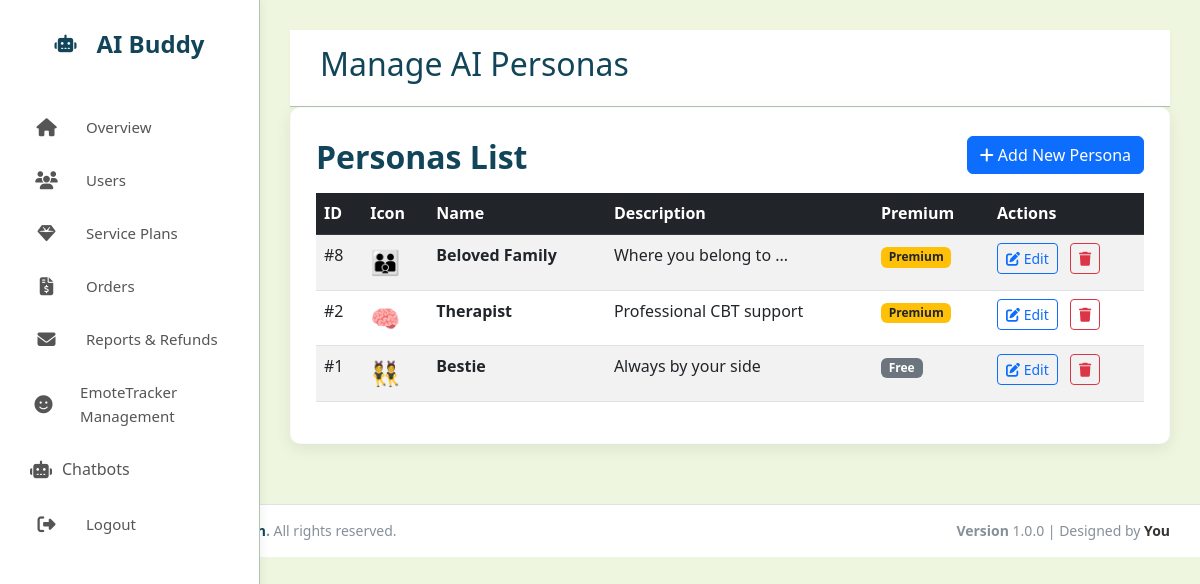
The page /admin_aibuddy/modules/chatbot/views/personas/index.php (signed in) on the database its author committed.
### tables this page shows
CREATE TABLE `persona` (
  `PersonaID` int(11) NOT NULL,
  `PersonaName` varchar(100) NOT NULL,
  `Description` text DEFAULT NULL,
  `SystemPrompt` text DEFAULT NULL,
  `Icon` varchar(50) DEFAULT '?',
  `IsPremium` tinyint(1) DEFAULT 0
);

### admin_aibuddy/modules/chatbot/controllers/PersonaController.php (called while the page is built, shortened)
<?php
require_once __DIR__ . '/../../../config/db.php';
require_once __DIR__ . '/../models/AdminPersona.php';
class PersonaController {
    private $model;
    public function __construct() {
        global $conn;
        $this->model = new AdminPersona($conn);
    }
    public function index() {
        return $this->model->getAll();
    }
}
?>

### admin_aibuddy/modules/chatbot/models/AdminPersona.php (called while the page is built, shortened)
<?php
class AdminPersona {
    private $conn;
    public function __construct($conn) {
        $this->conn = $conn;
    }
    public function getAll() {
        $result = $this->conn->query("SELECT * FROM persona ORDER BY PersonaID DESC");
        return $result->fetch_all(MYSQLI_ASSOC);
    }
}
?>

### admin_aibuddy/modules/chatbot/views/personas/index.php (the view)
<?php
require_once __DIR__ . '/../../controllers/PersonaController.php';
$controller = new PersonaController();
$personas = $controller->index();
include __DIR__ . '/../../../../includes/header.php';
include __DIR__ . '/../../../../includes/sidebar.php';
?>
<div class="main-content">
    <div class="top-navbar">
        <h2>Manage AI Personas</h2>
    </div>
    <div class="card-box">
        <div class="d-flex justify-content-between align-items-center mb-3">
            <h3>Personas List</h3>
            <a href="form.php" class="btn btn-primary"><i class="fas fa-plus"></i> Add New Persona</a>
        </div>
        <div class="table-responsive">
            <table class="table table-striped table-hover">
                <thead class="table-dark">
                    <tr>
                        <th>ID</th>
                        <th>Icon</th>
                        <th>Name</th>
                        <th>Description</th>
                        <th>Premium</th>
                        <th>Actions</th>
                    </tr>
                </thead>
                <tbody>
                    <?php foreach ($personas as $p): ?>
                    <tr>
                        <td>#<?php echo $p['PersonaID']; ?></td>
                        <td class="fs-4"><?php echo $p['Icon']; ?></td>
                        <td class="fw-bold"><?php echo htmlspecialchars($p['PersonaName']); ?></td>
                        <td><?php echo htmlspecialchars($p['Description']); ?></td>
                        <td>
                            <?php if ($p['IsPremium']): ?>
                                <span class="badge bg-warning text-dark">Premium</span>
                            <?php else: ?>
                                <span class="badge bg-secondary">Free</span>
                            <?php endif; ?>
                        </td>
                        <td>
                            <a href="form.php?id=<?php echo $p['PersonaID']; ?>" class="btn btn-sm btn-outline-primary me-2">
                                <i class="fas fa-edit"></i> Edit
                            </a>
                            <a href="delete.php?id=<?php echo $p['PersonaID']; ?>" class="btn btn-sm btn-outline-danger" onclick="return confirm('Are you sure?');">
                                <i class="fas fa-trash"></i>
                            </a>
                        </td>
                    </tr>
                    <?php endforeach; ?>
                </tbody>
            </table>
        </div>
    </div>
</div>
<?php include __DIR__ . '/../../../../includes/footer.php'; ?>
<?php include __DIR__ . '/../layouts/footer.php'; ?>

### admin_aibuddy/assets/css/style.css (style rules this page uses)
:root { --primary-dark: #01161e; --primary: #124559; --primary-light: #598392; --accent: #33c6e7; --light: #aec3b0; --background: #eff6e0; --white: #ffffff; --gray: #d9d9d9; --text: #353535; --card-shadow: 0 5px 15px rgba(0, 0, 0, 0.08); --radius: 10px; --sidebar-width: 260px; }
* { box-sizing: border-box; }
body { font-family: 'Segoe UI', Tahoma, Geneva, Verdana, sans-serif; background-color: var(--background); color: var(--text); margin: 0; line-height: 1.6; }
.main-content { margin-left: var(--sidebar-width); padding: 30px; }
.top-navbar { background: var(--white); padding: 15px 30px; display: flex; justify-content: space-between; align-items: center; box-shadow: 0 2px 5px rgba(0,0,0,0.03); border-bottom: 1px solid var(--light); }
.card-box { background-color: var(--white); border-radius: var(--radius); box-shadow: var(--card-shadow); padding: 25px; transition: transform 0.3s ease; height: 100%; border: 1px solid rgba(0,0,0,0.02); }
.card-box h3 { font-size: 32px; font-weight: 700; margin: 5px 0 0 0; color: var(--primary); }
h2 { color: var(--primary); }

### rows shown on the page
persona: PersonaID "8", Icon "👪", PersonaName "Beloved Family", Description "Where you belong to ...", IsPremium "Premium"
persona: PersonaID "2", Icon "🧠", PersonaName "Therapist", Description "Professional CBT support", IsPremium "Premium"
persona: PersonaID "1", Icon "👯", PersonaName "Bestie", Description "Always by your side", IsPremium "Free"
